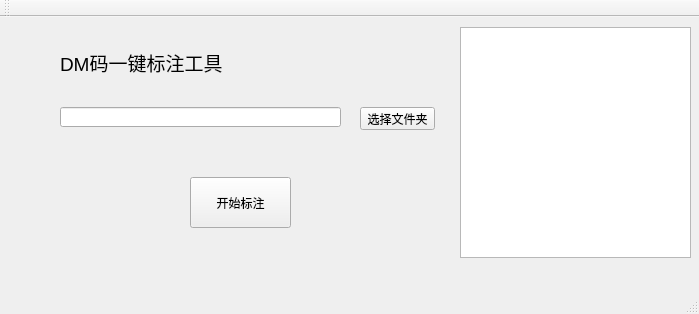
<?xml version="1.0" encoding="UTF-8"?>
<ui version="4.0">
 <class>DMCodeRecognitionClass</class>
 <widget class="QMainWindow" name="DMCodeRecognitionClass">
  <property name="geometry">
   <rect>
    <x>0</x>
    <y>0</y>
    <width>699</width>
    <height>314</height>
   </rect>
  </property>
  <property name="windowTitle">
   <string>DMCodeRecognition</string>
  </property>
  <widget class="QWidget" name="centralWidget">
   <widget class="QLineEdit" name="lineEdit">
    <property name="geometry">
     <rect>
      <x>60</x>
      <y>90</y>
      <width>281</width>
      <height>20</height>
     </rect>
    </property>
   </widget>
   <widget class="QPushButton" name="pushButton">
    <property name="geometry">
     <rect>
      <x>360</x>
      <y>90</y>
      <width>75</width>
      <height>23</height>
     </rect>
    </property>
    <property name="text">
     <string>选择文件夹</string>
    </property>
   </widget>
   <widget class="QLabel" name="label">
    <property name="geometry">
     <rect>
      <x>60</x>
      <y>20</y>
      <width>281</width>
      <height>51</height>
     </rect>
    </property>
    <property name="text">
     <string>&lt;html&gt;&lt;head/&gt;&lt;body&gt;&lt;p&gt;&lt;span style=&quot; font-size:14pt;&quot;&gt;DM码一键标注工具&lt;/span&gt;&lt;/p&gt;&lt;/body&gt;&lt;/html&gt;</string>
    </property>
   </widget>
   <widget class="QPushButton" name="pushButton_2">
    <property name="geometry">
     <rect>
      <x>190</x>
      <y>160</y>
      <width>101</width>
      <height>51</height>
     </rect>
    </property>
    <property name="text">
     <string>开始标注</string>
    </property>
   </widget>
   <widget class="QTextBrowser" name="textBrowser">
    <property name="geometry">
     <rect>
      <x>460</x>
      <y>10</y>
      <width>231</width>
      <height>231</height>
     </rect>
    </property>
   </widget>
  </widget>
  <widget class="QMenuBar" name="menuBar">
   <property name="geometry">
    <rect>
     <x>0</x>
     <y>0</y>
     <width>699</width>
     <height>23</height>
    </rect>
   </property>
  </widget>
  <widget class="QToolBar" name="mainToolBar">
   <attribute name="toolBarArea">
    <enum>TopToolBarArea</enum>
   </attribute>
   <attribute name="toolBarBreak">
    <bool>false</bool>
   </attribute>
  </widget>
  <widget class="QStatusBar" name="statusBar"/>
 </widget>
 <layoutdefault spacing="6" margin="11"/>
 <resources>
  <include location="dmcoderecognition.qrc"/>
 </resources>
 <connections/>
</ui>
